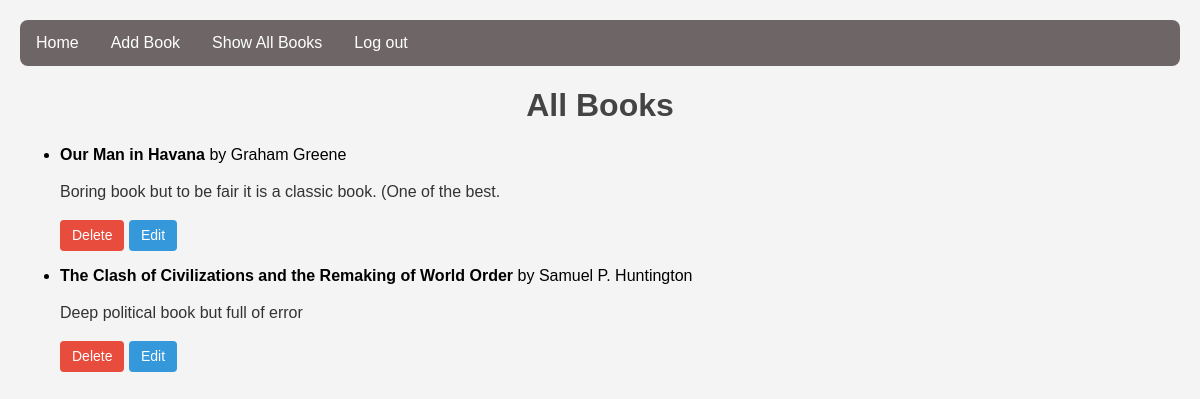
/books (signed in), run on the app's committed database.
### models.py (models this page shows, shortened)
class Book(db.Model):
    __tablename__ = "books"
    id: int = db.Column(db.Integer, primary_key=True)
    author_name: str = db.Column(db.String(100), nullable=False)
    book_name: str = db.Column(db.String(200), nullable=False, index=True)
    reader_description: str = db.Column(db.Text, nullable=False)
    created_at: datetime = db.Column(db.DateTime, default=datetime.utcnow, nullable=False)
    user_id = db.Column(
        db.Integer,
        db.ForeignKey("users.id", ondelete="CASCADE"),
        nullable=False,
        index=True,
    )
    owner = db.relationship("User", back_populates="books")

### app.py (the view)
@app.route("/books")
@login_required
def all_books() -> str:
    books: list[Book] = (
        Book.query.filter_by(user_id=current_user.id)
        .order_by(Book.id.desc())
        .all()
    )
    return render_template("all_books.html", book_list=books)

### app.py (called while the page is built)
@login_manager.user_loader
def load_user(user_id):
    return User.query.get(int(user_id))

### templates/all_books.html (shortened to what this page needs)
{% extends "base.html" %}
{% block extra_css %}
  <link rel="stylesheet" href="{{ url_for('static', filename='css/all_books.css') }}">
{% endblock %}
{% block content %}
  <h1>All Books</h1>
  {% if book_list and book_list|length > 0 %}
    <ul>
      {% for book in book_list %}
        <li>
          <strong>{{ book.book_name }}</strong> by {{ book.author_name }}
          {% if book.reader_description %}
            <p>{{ book.reader_description }}</p>
          {% endif %}
          <p>
            <a href="{{ url_for('delete_book', book_id=book.id) }}" class="delete-link">Delete</a>
            <a href="{{ url_for('edit_book', book_id=book.id) }}" class="edit-link">Edit</a>
          </p>
        </li>
      {% endfor %}
    </ul>
  {% else %}
    <p>No books yet.</p>
  {% endif %}
{% endblock %}

### templates/base.html (shortened to what this page needs)
<!DOCTYPE html>
<html lang="en">
  <head>
    <link rel="stylesheet" href="{{ url_for('static', filename='css/main.css') }}">
    {% block extra_css %}{% endblock %}
  </head>
  <body>
    <nav class="navbar">
      <div class="container-fluid">
        <ul class="navbar-nav">
          {% if current_user.is_authenticated %}
            <li class="nav-item"><a class="nav-link" href="{{ url_for('home') }}">Home</a></li>
            <li class="nav-item"><a class="nav-link" href="{{ url_for('add_book') }}">Add Book</a></li>
            <li class="nav-item"><a class="nav-link" href="{{ url_for('all_books') }}">Show All Books</a></li>
            <li class="nav-item"><a class="nav-link" href="{{ url_for('logout') }}">Log out</a></li>
          {% else %}
            <li class="nav-item"><a class="nav-link" href="{{ url_for('login') }}">Login</a></li>
            <li class="nav-item"><a class="nav-link" href="{{ url_for('register') }}">Register</a></li>
          {% endif %}
        </ul>
      </div>
    </nav>
    <main class="container">
      {% block content %}{% endblock %}
    </main>
  </body>
</html>

### static/css/main.css (style rules this page uses)
body { font-family: Arial, sans-serif; margin: 0; padding: 20px; background-color: #f4f4f4; }
.navbar ul { list-style-type: none; background-color: #6e6666; padding: 0px; margin: 0px; overflow: hidden; border-radius: 8px; }
.navbar ul li { float: left; }
.navbar ul li a { display: block; padding: 14px 16px; color: white; text-align: center; text-decoration: none; }
h1 { color: #444; text-align: center; }
p { color: #333; line-height: 1.5; }

### static/css/all_books.css (style rules this page uses)
a { color: blue; text-decoration: none; }
.delete-link { display: inline-block; padding: 5px 12px; background-color: #e74c3c; color: white; font-size: 14px; border-radius: 4px; text-decoration: none; transition: background-color 0.3s ease; }
.edit-link { display: inline-block; padding: 5px 12px; background-color: #3498db; color: white; font-size: 14px; border-radius: 4px; text-decoration: none; transition: background-color 0.3s ease; }

### data on the page
Book: book_name "Our Man in Havana", author_name "Graham Greene", reader_description "Boring book but to be fair it is a classic book. (One of the best."
Book: book_name "The Clash of Civilizations and the Remaking of World Order", author_name "Samuel P. Huntington", reader_description "Deep political book but full of error"
